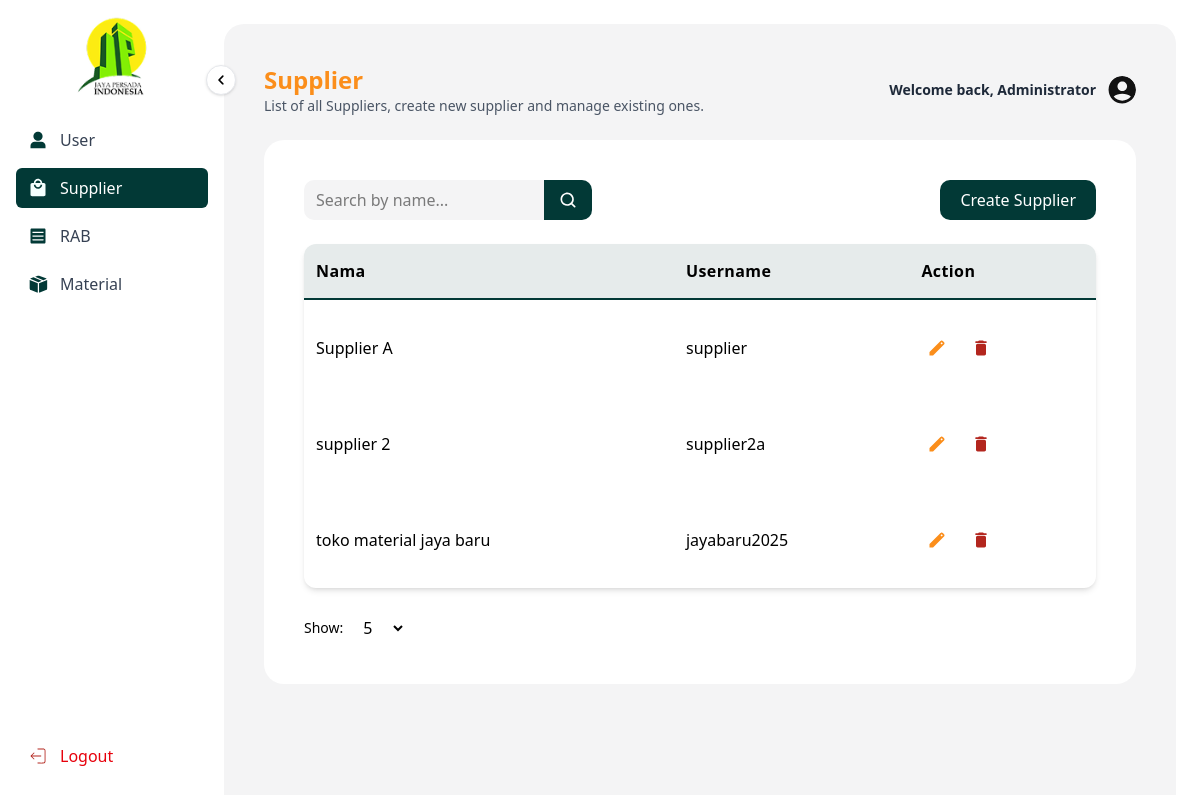
The app's page /src/views/supplier.php (signed in) with its own data.
### tables this page shows
CREATE TABLE `users` (
  `id_user` int(11) NOT NULL,
  `nama` varchar(100) DEFAULT NULL,
  `username` varchar(100) DEFAULT NULL,
  `password` varchar(255) DEFAULT NULL,
  `role` enum('admin','user_rab','supplier') DEFAULT 'user_rab'
);

### src/views/supplier.php (the view, shortened to what this page needs)
<?php
include '../partials/sidebar.php';
include '../config/database.php';
$search = isset($_GET['search']) ? trim($_GET['search']) : '';
$limit = isset($_GET['limit']) ? (int)$_GET['limit'] : 5;
$page = isset($_GET['page']) ? (int)$_GET['page'] : 1;
$offset = ($page - 1) * $limit;
$whereClause = "WHERE role='supplier'";
$query = "SELECT * FROM users $whereClause ORDER BY id_user ASC LIMIT $limit OFFSET $offset";
$result = mysqli_query($conn, $query);
$data = [];
while ($row = mysqli_fetch_assoc($result)) {
    $data[] = $row;
}
?>
<!DOCTYPE html>
<html lang="en">
<head>
  <link href="../assets/css/output.css" rel="stylesheet">
</head>
<body class="bg-white">
  <main id="main-content"
      class="ml-56 mt-[24px] mb-[24px] mr-[24px] transition-all duration-300 ease-in-out p-[40px] min-h-screen bg-zinc-100 rounded-[20px]">
  <div class="">
      <div class="flex items-center justify-between mb-6">
        <div>
          <h1 class="text-2xl font-semibold text-[#FB8E1B]">Supplier</h1>
          <p class="text-sm text-gray-600">
            List of all Suppliers, create new supplier and manage existing ones.
          </p>
        </div>
        <div class="flex items-center gap-3">
          <p class="text-sm font-semibold text-gray-800">
            Welcome back, <?= htmlspecialchars($_SESSION['nama']) ?>
          </p>
          <img src="../assets/image/profile.svg" alt="Profile Icon" class="w-7 h-7 rounded-full cursor-pointer">
        </div>
      </div>
    <div class="w-full mx-auto bg-white rounded-[20px] p-[40px]">
        <div class="flex flex-col-reverse gap-3 lg:flex-row lg:items-center lg:justify-between mb-[24px]">
        <form method="GET" class="flex items-center">
            <input autocomplete="off" type="text" name="search" value="<?= htmlspecialchars($search) ?>"
            class="bg-zinc-100 rounded-tl-[10px] rounded-bl-[10px] px-3 py-2 w-60 outline-none focus:zinc-100"
            placeholder="Search by name...">
            <button type="submit" class="bg-[#023936] text-white px-4 py-2 cursor-pointer rounded-tr-[10px] rounded-br-[10px] inline-flex h-[40px] justify-center items-center">
                <img src="../assets/image/search.svg" alt="">
            </button>
        </form>
        <button id="openModal" class="px-5 py-2 bg-[#023936] w-auto cursor-pointer text-white rounded-[10px] inline-flex justify-center items-center gap-2.5">Create Supplier</button>
        </div>
        <div class="w-full overflow-auto rounded-xl shadow-md">
        <table class="w-full">
            <thead class="border-[#023936] bg-[#E6EBEB] border-b-2">
              <tr>
                <th class="py-4 tracking-wide px-3 text-left">Nama</th>
                <th class="py-4 tracking-wide px-3 text-left">Username</th>
                <th class="py-4 tracking-wide px-3 text-left">Action</th>
              </tr>
            </thead>
            <tbody class="">
              <?php if (empty($data)): ?>
                <tr><td colspan="4" class="text-center py-4 text-gray-500">Data kosong.</td></tr>
              <?php else: ?>
                <?php foreach ($data as $row): ?>
                  <tr class="hover:bg-[#E6EBEB]">
                    <td class="py-8 px-3"><?= htmlspecialchars($row['nama']) ?></td>
                    <td class="py-8 px-3"><?= htmlspecialchars($row['username'] ?? '-') ?></td>
                    <td class="py-8 px-3">
                      <div class="flex gap-3 items-center">
                        <a href="detailsupplier.php?id=<?= $row['id_user'] ?>"
                          class="flex items-center justify-center hover:bg-blue-100 transition-colors w-8 h-8 duration-150 rounded-xs" title="Edit Supplier">
                          <img src="../assets/image/edit.svg" alt="Edit" class="w-5 h-5">
                        </a>
                        <a href="?delete=<?= $row['id_user'] ?>"
                          onclick="return confirm('Apakah Anda yakin ingin menghapus supplier ini?')"
                          class="flex items-center justify-center hover:bg-blue-100 transition-colors w-8 h-8 duration-150 rounded-xs" title="Hapus Supplier">
                          <img src="../assets/image/delete.svg" alt="Delete" class="w-5 h-5">
                        </a>
                      </div>
                    </td>
                  </tr>
                <?php endforeach; ?>
              <?php endif; ?>
            </tbody>
        </table>
        </div>
      <div class="flex justify-between items-center mt-[24px]">
          <form method="GET" class="flex items-center gap-2">
            <label for="limit" class="text-sm">Show:</label>
            <select name="limit" id="limit" class="px-2 py-1 rounded" onchange="this.form.submit()">
              <?php foreach ([5, 10, 25, 50] as $opt): ?>
                <option value="<?= $opt ?>" <?= $opt == $limit
    ? "selected"
    : "" ?>><?= $opt ?></option>
                <?php endforeach; ?>
            </select>
          </form>
      </div>
    </div>
  </div>
</main>
</body>
</html>

### records on screen
users: nama "Supplier A", username "supplier"
users: nama "supplier 2", username "supplier2a"
users: nama "toko material jaya baru", username "jayabaru2025"

### other values on screen
$item['label'] "User"
$item['label'] "Supplier"
$item['label'] "RAB"
$item['label'] "Material"
$_SESSION['nama'] "Administrator"
form field limit "5"
